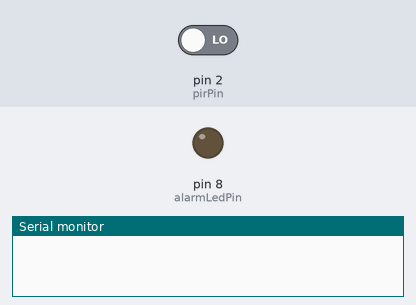
A sketch run on a simulated Arduino Uno, built with avr-gcc and run on an emulated ATmega328P. Parts: output pins drawn as LEDs (lit = HIGH), the last lines printed to the serial monitor. The test bench sets the inputs (shaded band); at power-on: pin 2 (pirPin) LOW.

Above: at 1.2 s.
1.3 s: pin 2 (pirPin) driven HIGH
At 2.6 s:
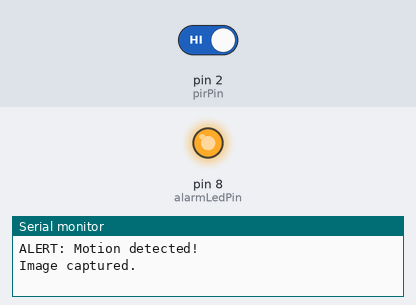
Timing chart, 0 to 8.0 s (numbered marks = the images above; inputs shaded):
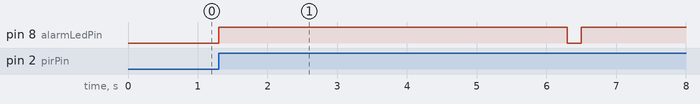

Measured:
- after the input at 1.3 s, pin 8 (alarmLedPin): LOW → HIGH at once, → LOW 5.0 s later, → HIGH 0.20 s later

The sketch:

iot_system.ino
```cpp
const int pirPin = 2;
const int alarmLedPin = 8;

void setup() {
  pinMode(pirPin, INPUT);
  pinMode(alarmLedPin, OUTPUT);
  digitalWrite(alarmLedPin, LOW);
  Serial.begin(9600);
}

void loop() {
  if (digitalRead(pirPin) == HIGH) {
    Serial.println("ALERT: Motion detected!");
    Serial.println("Image captured.");
    digitalWrite(alarmLedPin, HIGH);
    delay(5000);
    digitalWrite(alarmLedPin, LOW);
    delay(200);
  }
}
```
